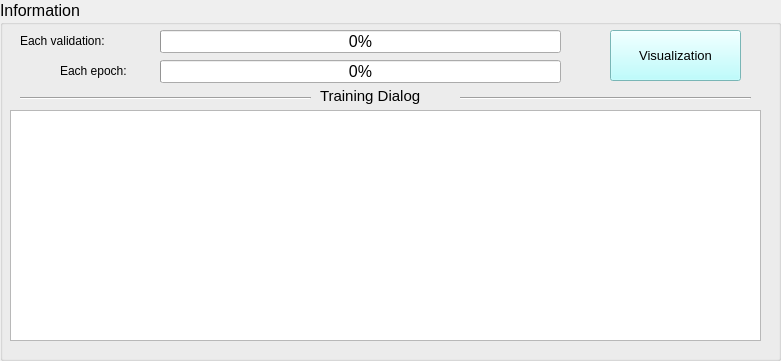
     <widget class="QGroupBox" name="groupBox_3">
      <property name="geometry">
       <rect>
        <x>10</x>
        <y>350</y>
        <width>781</width>
        <height>361</height>
       </rect>
      </property>
      <property name="font">
       <font>
        <pointsize>12</pointsize>
        <weight>50</weight>
        <bold>false</bold>
       </font>
      </property>
      <property name="title">
       <string>Information</string>
      </property>
      <widget class="QLabel" name="label_21">
       <property name="geometry">
        <rect>
         <x>60</x>
         <y>60</y>
         <width>111</width>
         <height>21</height>
        </rect>
       </property>
       <property name="font">
        <font>
         <pointsize>9</pointsize>
        </font>
       </property>
       <property name="text">
        <string>Each epoch: </string>
       </property>
      </widget>
      <widget class="QProgressBar" name="BarEachEpoch">
       <property name="geometry">
        <rect>
         <x>160</x>
         <y>60</y>
         <width>401</width>
         <height>23</height>
        </rect>
       </property>
       <property name="value">
        <number>0</number>
       </property>
      </widget>
      <widget class="QLabel" name="label_22">
       <property name="geometry">
        <rect>
         <x>320</x>
         <y>80</y>
         <width>141</width>
         <height>31</height>
        </rect>
       </property>
       <property name="font">
        <font>
         <pointsize>11</pointsize>
        </font>
       </property>
       <property name="text">
        <string>Training Dialog</string>
       </property>
      </widget>
      <widget class="QTextEdit" name="TeditTrainLog">
       <property name="geometry">
        <rect>
         <x>10</x>
         <y>110</y>
         <width>751</width>
         <height>231</height>
        </rect>
       </property>
       <property name="font">
        <font>
         <pointsize>9</pointsize>
        </font>
       </property>
      </widget>
      <widget class="QPushButton" name="BtnViTrain">
       <property name="geometry">
        <rect>
         <x>610</x>
         <y>30</y>
         <width>131</width>
         <height>51</height>
        </rect>
       </property>
       <property name="palette">
        <palette>
         <active>
          <colorrole role="WindowText">
           <brush brushstyle="SolidPattern">
            <color alpha="255">
             <red>0</red>
             <green>0</green>
             <blue>0</blue>
            </color>
           </brush>
          </colorrole>
          <colorrole role="Button">
           <brush brushstyle="SolidPattern">
            <color alpha="255">
             <red>170</red>
             <green>255</green>
             <blue>255</blue>
            </color>
           </brush>
          </colorrole>
          <colorrole role="Light">
           <brush brushstyle="SolidPattern">
            <color alpha="255">
             <red>217</red>
             <green>255</green>
             <blue>255</blue>
            </color>
           </brush>
          </colorrole>
          <colorrole role="Midlight">
           <brush brushstyle="SolidPattern">
            <color alpha="255">
             <red>167</red>
             <green>240</green>
             <blue>240</blue>
            </color>
           </brush>
          </colorrole>
          <colorrole role="Dark">
           <brush brushstyle="SolidPattern">
            <color alpha="255">
             <red>59</red>
             <green>112</green>
             <blue>112</blue>
            </color>
           </brush>
          </colorrole>
          <colorrole role="Mid">
           <brush brushstyle="SolidPattern">
            <color alpha="255">
             <red>78</red>
             <green>150</green>
             <blue>150</blue>
            </color>
           </brush>
          </colorrole>
          <colorrole role="Text">
           <brush brushstyle="SolidPattern">
            <color alpha="255">
             <red>0</red>
             <green>0</green>
             <blue>0</blue>
            </color>
           </brush>
          </colorrole>
          <colorrole role="BrightText">
           <brush brushstyle="SolidPattern">
            <color alpha="255">
             <red>255</red>
             <green>255</green>
             <blue>255</blue>
            </color>
           </brush>
          </colorrole>
          <colorrole role="ButtonText">
           <brush brushstyle="SolidPattern">
            <color alpha="255">
             <red>0</red>
             <green>0</green>
             <blue>0</blue>
            </color>
           </brush>
          </colorrole>
          <colorrole role="Base">
           <brush brushstyle="SolidPattern">
            <color alpha="255">
             <red>170</red>
             <green>255</green>
             <blue>255</blue>
            </color>
           </brush>
          </colorrole>
          <colorrole role="Window">
           <brush brushstyle="SolidPattern">
            <color alpha="255">
             <red>170</red>
             <green>255</green>
             <blue>255</blue>
            </color>
           </brush>
          </colorrole>
          <colorrole role="Shadow">
           <brush brushstyle="SolidPattern">
            <color alpha="255">
             <red>0</red>
             <green>0</green>
             <blue>0</blue>
            </color>
           </brush>
          </colorrole>
          <colorrole role="AlternateBase">
           <brush brushstyle="SolidPattern">
            <color alpha="255">
             <red>170</red>
             <green>255</green>
             <blue>255</blue>
            </color>
           </brush>
          </colorrole>
          <colorrole role="ToolTipBase">
           <brush brushstyle="SolidPattern">
            <color alpha="255">
             <red>255</red>
             <green>255</green>
             <blue>220</blue>
            </color>
           </brush>
          </colorrole>
          <colorrole role="ToolTipText">
           <brush brushstyle="SolidPattern">
            <color alpha="255">
             <red>0</red>
             <green>0</green>
             <blue>0</blue>
            </color>
           </brush>
          </colorrole>
         </active>
         <inactive>
          <colorrole role="WindowText">
           <brush brushstyle="SolidPattern">
            <color alpha="255">
             <red>0</red>
             <green>0</green>
             <blue>0</blue>
            </color>
           </brush>
          </colorrole>
          <colorrole role="Button">
           <brush brushstyle="SolidPattern">
            <color alpha="255">
             <red>170</red>
             <green>255</green>
             <blue>255</blue>
            </color>
           </brush>
          </colorrole>
          <colorrole role="Light">
           <brush brushstyle="SolidPattern">
            <color alpha="255">
             <red>217</red>
             <green>255</green>
             <blue>255</blue>
            </color>
           </brush>
          </colorrole>
          <colorrole role="Midlight">
           <brush brushstyle="SolidPattern">
            <color alpha="255">
             <red>167</red>
             <green>240</green>
             <blue>240</blue>
            </color>
           </brush>
          </colorrole>
          <colorrole role="Dark">
           <brush brushstyle="SolidPattern">
            <color alpha="255">
             <red>59</red>
             <green>112</green>
             <blue>112</blue>
            </color>
           </brush>
          </colorrole>
          <colorrole role="Mid">
           <brush brushstyle="SolidPattern">
            <color alpha="255">
             <red>78</red>
             <green>150</green>
             <blue>150</blue>
            </color>
           </brush>
          </colorrole>
          <colorrole role="Text">
           <brush brushstyle="SolidPattern">
            <color alpha="255">
             <red>0</red>
             <green>0</green>
             <blue>0</blue>
            </color>
           </brush>
          </colorrole>
          <colorrole role="BrightText">
           <brush brushstyle="SolidPattern">
            <color alpha="255">
             <red>255</red>
             <green>255</green>
             <blue>255</blue>
            </color>
           </brush>
          </colorrole>
          <colorrole role="ButtonText">
           <brush brushstyle="SolidPattern">
            <color alpha="255">
             <red>0</red>
             <green>0</green>
             <blue>0</blue>
            </color>
           </brush>
          </colorrole>
          <colorrole role="Base">
           <brush brushstyle="SolidPattern">
            <color alpha="255">
             <red>170</red>
             <green>255</green>
             <blue>255</blue>
            </color>
           </brush>
          </colorrole>
          <colorrole role="Window">
           <brush brushstyle="SolidPattern">
            <color alpha="255">
             <red>170</red>
             <green>255</green>
             <blue>255</blue>
            </color>
           </brush>
          </colorrole>
          <colorrole role="Shadow">
           <brush brushstyle="SolidPattern">
            <color alpha="255">
             <red>0</red>
             <green>0</green>
             <blue>0</blue>
            </color>
           </brush>
          </colorrole>
          <colorrole role="AlternateBase">
           <brush brushstyle="SolidPattern">
            <color alpha="255">
             <red>170</red>
             <green>255</green>
             <blue>255</blue>
            </color>
           </brush>
          </colorrole>
          <colorrole role="ToolTipBase">
           <brush brushstyle="SolidPattern">
            <color alpha="255">
             <red>255</red>
             <green>255</green>
             <blue>220</blue>
            </color>
           </brush>
          </colorrole>
          <colorrole role="ToolTipText">
           <brush brushstyle="SolidPattern">
            <color alpha="255">
             <red>0</red>
             <green>0</green>
             <blue>0</blue>
            </color>
           </brush>
          </colorrole>
         </inactive>
         <disabled>
          <colorrole role="WindowText">
           <brush brushstyle="SolidPattern">
            <color alpha="255">
             <red>59</red>
             <green>112</green>
             <blue>112</blue>
            </color>
           </brush>
          </colorrole>
          <colorrole role="Button">
           <brush brushstyle="SolidPattern">
            <color alpha="255">
             <red>170</red>
             <green>255</green>
             <blue>255</blue>
            </color>
           </brush>
          </colorrole>
          <colorrole role="Light">
           <brush brushstyle="SolidPattern">
            <color alpha="255">
             <red>217</red>
             <green>255</green>
             <blue>255</blue>
            </color>
           </brush>
          </colorrole>
          <colorrole role="Midlight">
           <brush brushstyle="SolidPattern">
            <color alpha="255">
             <red>167</red>
             <green>240</green>
             <blue>240</blue>
            </color>
           </brush>
          </colorrole>
          <colorrole role="Dark">
           <brush brushstyle="SolidPattern">
            <color alpha="255">
             <red>59</red>
             <green>112</green>
             <blue>112</blue>
            </color>
           </brush>
          </colorrole>
          <colorrole role="Mid">
           <brush brushstyle="SolidPattern">
            <color alpha="255">
             <red>78</red>
             <green>150</green>
             <blue>150</blue>
            </color>
           </brush>
          </colorrole>
          <colorrole role="Text">
           <brush brushstyle="SolidPattern">
            <color alpha="255">
             <red>59</red>
             <green>112</green>
             <blue>112</blue>
            </color>
           </brush>
          </colorrole>
          <colorrole role="BrightText">
           <brush brushstyle="SolidPattern">
            <color alpha="255">
             <red>255</red>
             <green>255</green>
             <blue>255</blue>
            </color>
           </brush>
          </colorrole>
          <colorrole role="ButtonText">
           <brush brushstyle="SolidPattern">
            <color alpha="255">
             <red>59</red>
             <green>112</green>
             <blue>112</blue>
            </color>
           </brush>
          </colorrole>
          <colorrole role="Base">
           <brush brushstyle="SolidPattern">
            <color alpha="255">
             <red>170</red>
             <green>255</green>
             <blue>255</blue>
            </color>
           </brush>
          </colorrole>
          <colorrole role="Window">
           <brush brushstyle="SolidPattern">
            <color alpha="255">
             <red>170</red>
             <green>255</green>
             <blue>255</blue>
            </color>
           </brush>
          </colorrole>
          <colorrole role="Shadow">
           <brush brushstyle="SolidPattern">
            <color alpha="255">
             <red>0</red>
             <green>0</green>
             <blue>0</blue>
            </color>
           </brush>
          </colorrole>
          <colorrole role="AlternateBase">
           <brush brushstyle="SolidPattern">
            <color alpha="255">
             <red>170</red>
             <green>255</green>
             <blue>255</blue>
            </color>
           </brush>
          </colorrole>
          <colorrole role="ToolTipBase">
           <brush brushstyle="SolidPattern">
            <color alpha="255">
             <red>255</red>
             <green>255</green>
             <blue>220</blue>
            </color>
           </brush>
          </colorrole>
          <colorrole role="ToolTipText">
           <brush brushstyle="SolidPattern">
            <color alpha="255">
             <red>0</red>
             <green>0</green>
             <blue>0</blue>
            </color>
           </brush>
          </colorrole>
         </disabled>
        </palette>
       </property>
       <property name="font">
        <font>
         <pointsize>10</pointsize>
        </font>
       </property>
       <property name="focusPolicy">
        <enum>Qt::StrongFocus</enum>
       </property>
       <property name="text">
        <string>Visualization</string>
       </property>
      </widget>
      <widget class="QProgressBar" name="BarTrainProcess">
       <property name="geometry">
        <rect>
         <x>160</x>
         <y>30</y>
         <width>401</width>
         <height>23</height>
        </rect>
       </property>
       <property name="value">
        <number>0</number>
       </property>
      </widget>
      <widget class="QLabel" name="label_23">
       <property name="geometry">
        <rect>
         <x>20</x>
         <y>30</y>
         <width>141</width>
         <height>21</height>
        </rect>
       </property>
       <property name="font">
        <font>
         <pointsize>9</pointsize>
        </font>
       </property>
       <property name="text">
        <string>Each validation: </string>
       </property>
      </widget>
      <widget class="Line" name="line_4">
       <property name="geometry">
        <rect>
         <x>20</x>
         <y>90</y>
         <width>291</width>
         <height>16</height>
        </rect>
       </property>
       <property name="orientation">
        <enum>Qt::Horizontal</enum>
       </property>
      </widget>
      <widget class="Line" name="line_7">
       <property name="geometry">
        <rect>
         <x>460</x>
         <y>90</y>
         <width>291</width>
         <height>16</height>
        </rect>
       </property>
       <property name="orientation">
        <enum>Qt::Horizontal</enum>
       </property>
      </widget>
     </widget>
